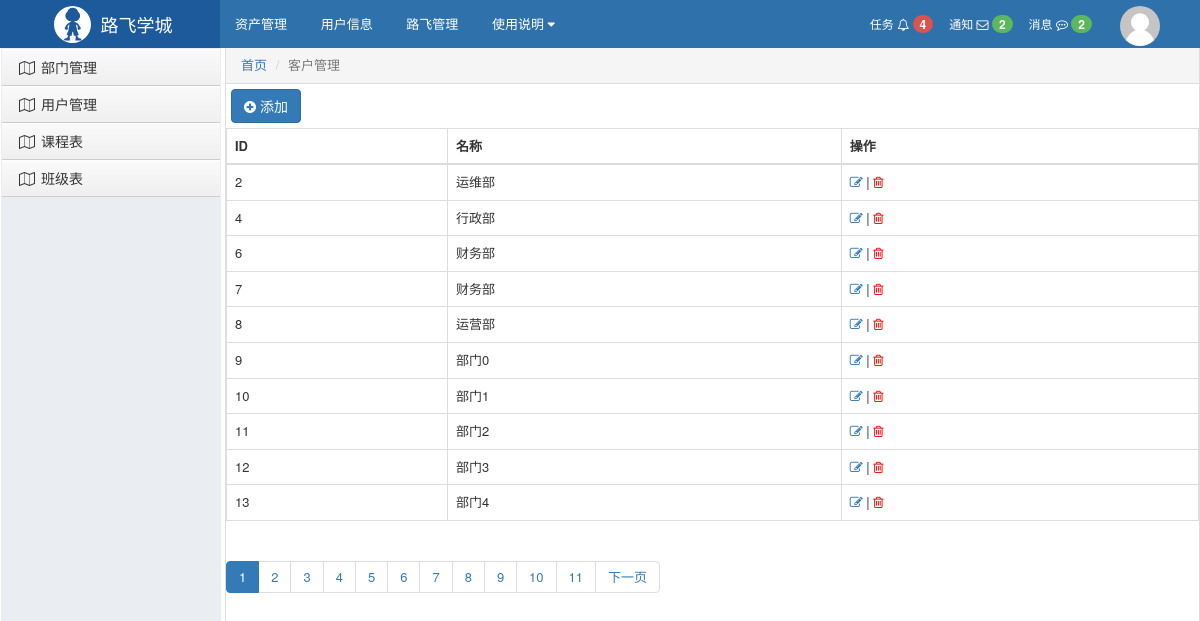
/crm/depart/list/, run on the app's committed database.
### crm/models.py (models this page shows, shortened)
class Department(models.Model):
    title = models.CharField(verbose_name='部门名称',max_length=32)

### crm/views/depart.py (the view)
def depart_list(request):
    page = request.GET.get('page', 1)
    total_count = models.Department.objects.all().count()
    pager = Pagination(page, total_count, '/crm/depart/list/')
    depart_queryset = models.Department.objects.all()[pager.start:pager.end]
    return render(request,'depart_list.html',{'depart_queryset':depart_queryset,'pager':pager})

### crm/utils/pager.py (called while the page is built)
    @property
    def start(self):
        return (self.page-1) * self.per_page_count

    @property
    def end(self):
        return self.page * self.per_page_count

### crm/templates/depart_list.html
{% extends 'layout.html' %}
{% block content %}
    <div style="margin: 5px;">
        <a href="/crm/depart/add/" class="btn btn-primary"><i class="fa fa-plus-circle" aria-hidden="true"></i> 添加</a>
    </div>
    <table class="table table-bordered">
        <thead>
            <tr>
                <th>ID</th>
                <th>名称</th>
                <th>操作</th>
            </tr>
        </thead>
        <tbody>
            {% for row in depart_queryset %}
                <tr>
                    <td>{{ row.id }}</td>
                    <td>{{ row.title }}</td>
                    <td>
                        <a href="/crm/depart/edit/{{ row.id }}/"><i class="fa fa-pencil-square-o" aria-hidden="true"></i></a>
                        |
                        <a href="/crm/depart/del/{{ row.id }}/" style="color: red;"><i class="fa fa-trash-o" aria-hidden="true"></i></a>
                    </td>
                </tr>
            {% endfor %}
        </tbody>
    </table>
    <ul class="pagination">
        {{ pager.page_html|safe }}
    </ul>
{% endblock %}

### crm/static/css/commons.css (style rules this page uses)
body { margin: 0; }

### crm/templates/layout.html (style rules this page uses)
body { margin: 0; }

### data on the page
Department: id "2", title "运维部"
Department: id "4", title "行政部"
Department: id "6", title "财务部"
Department: id "7", title "财务部"
Department: id "8", title "运营部"
Department: id "9", title "部门0"
Department: id "10", title "部门1"
Department: id "11", title "部门2"
Department: id "12", title "部门3"
Department: id "13", title "部门4"

### other printed values
{{ pager.page_html|safe }} "1 2 3 4 5 6 7 8 9 10 11 下一页"
